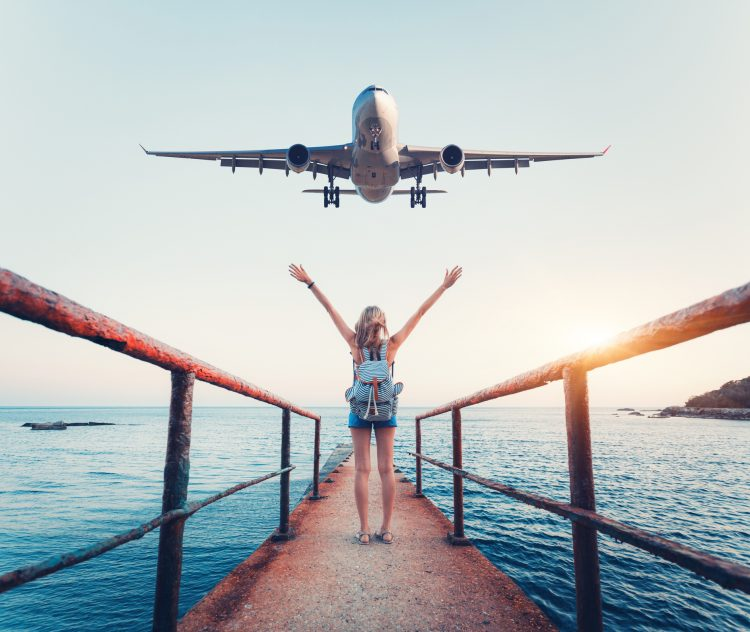
#> input picture images/img2.jpg, 750 x 632 px; its folder holds 3 pictures in this run
$ python perwitt_edge_detection.py
#> lines starting #> are read from the running program, lines starting #| are printed output that depends on the picture
import cv2
from skimage import img_as_int, img_as_ubyte
from PIL import Image
import scipy.ndimage.filters as flt
import numpy as np


def show(*images):
    for img in images:
        img.show()


def main(file):
#> called with file = 'img2.jpg'
    img_gray = img_as_int(cv2.imread(f'images/{file}', 0))
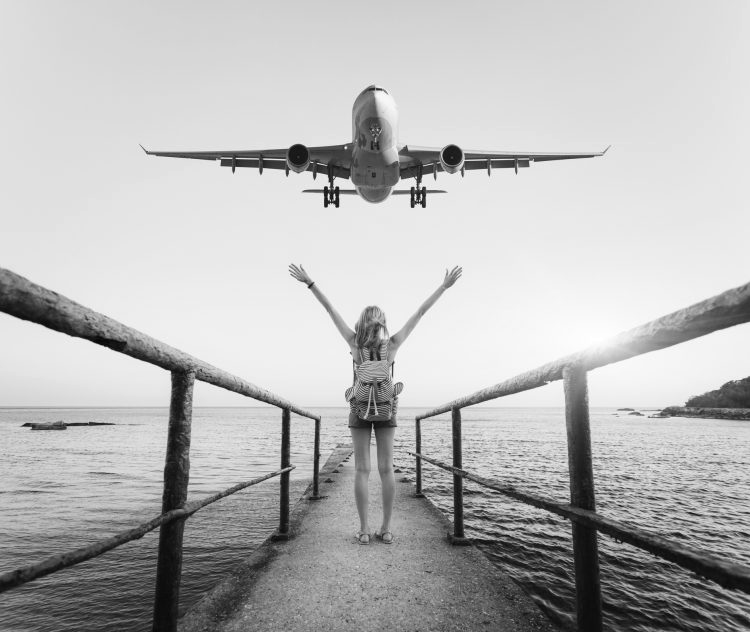
#> img_gray: shape (632, 750) int16; min 1156, max 32767, mean 24080.6; drawn with min black and max white

    prewitt_vertical = np.array([
        [-1, 0, 1],
        [-1, 0, 1],
        [-1, 0, 1]
    ])
    prewitt_horizontal = prewitt_vertical.swapaxes(0, 1)

    prewitt_vertical_img = Image.fromarray(flt.convolve(img_gray, prewitt_vertical))
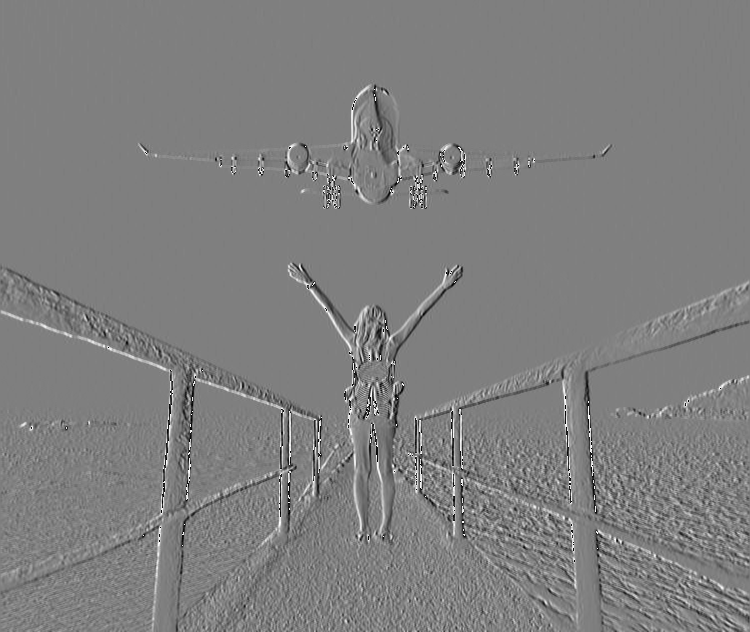
#> prewitt_vertical_img: PIL image 750x632 I; min -32768, max 32767, mean -43; drawn with min black and max white
    prewitt_horizontal_img = Image.fromarray(flt.convolve(img_gray, prewitt_horizontal))
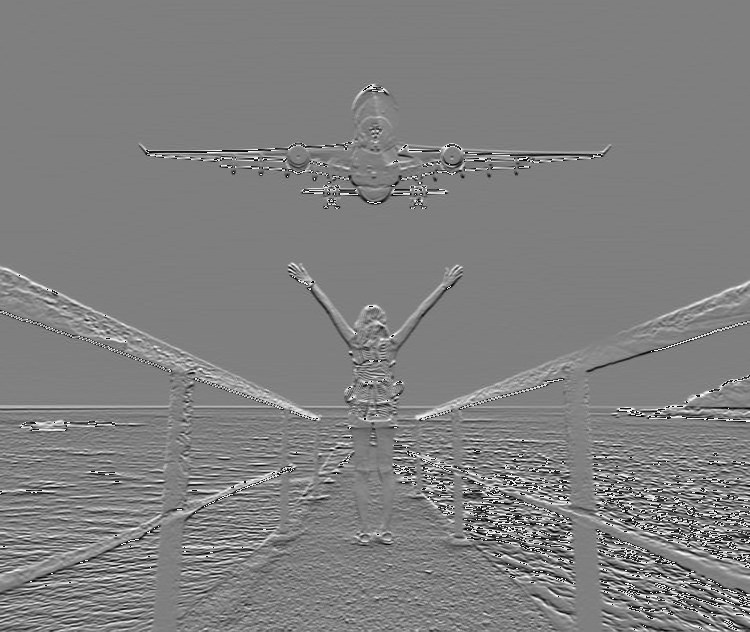
#> prewitt_horizontal_img: PIL image 750x632 I; min -32768, max 32767, mean 227.5; drawn with min black and max white

    show(prewitt_vertical_img, prewitt_horizontal_img)


if __name__ == '__main__':
    main('img2.jpg')
